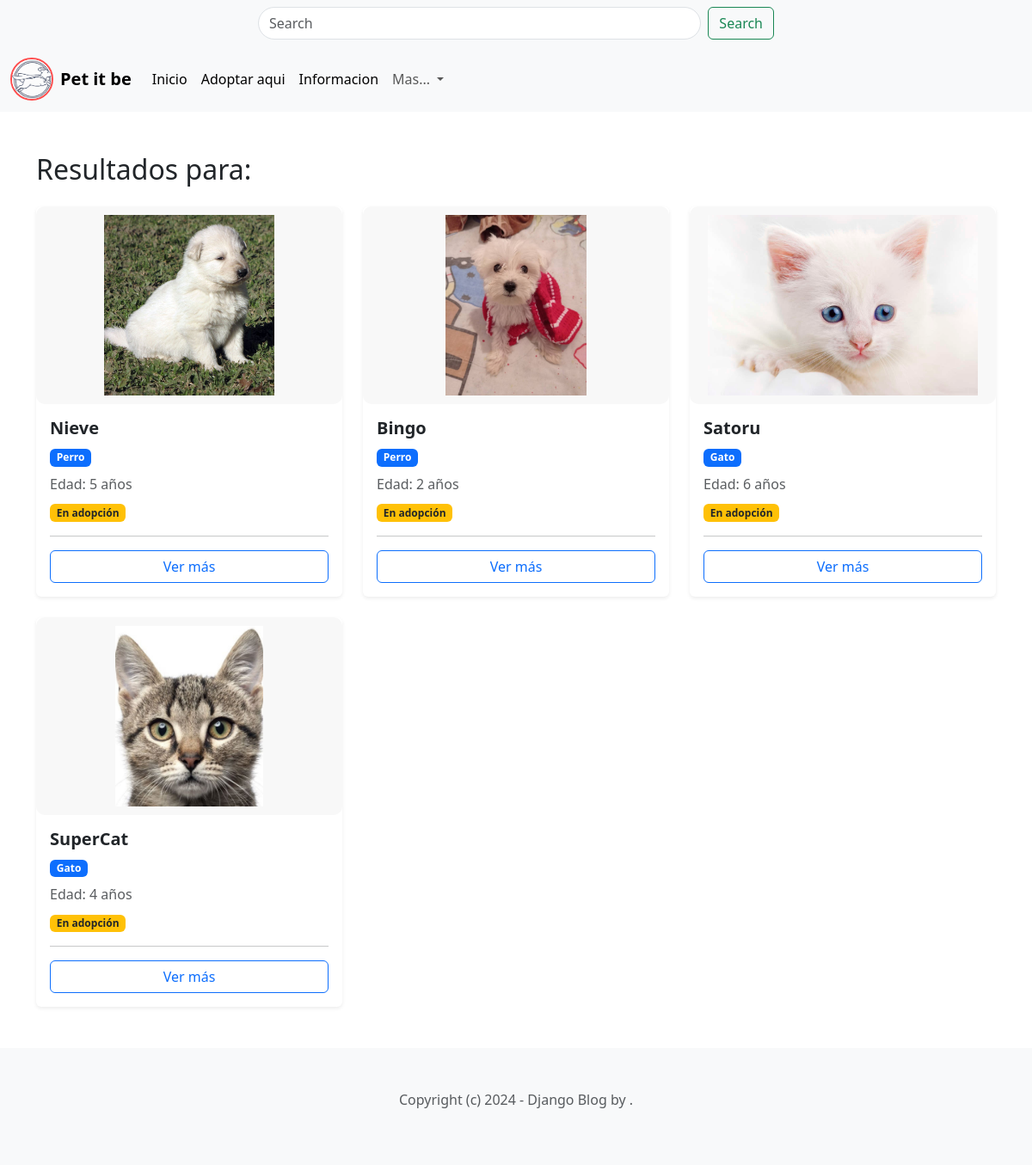
/Pets/search/, run on the app's committed database.
### Pets/models.py (models this page shows, shortened)
class Pet(models.Model):
    ADOPTADO = 'adoptado'
    EN_ADOPCION = 'en_adopcion'
    STATUS = {
        (ADOPTADO, 'Adoptado'),
        (EN_ADOPCION, 'En adopcion')
    }
    especie = models.ForeignKey(Especie, related_name='pets' , on_delete=models.CASCADE)
    name = models.CharField(max_length=50)
    slug = models.SlugField()
    descripcion = models.TextField()
    image = models.ImageField(upload_to='mascotas', blank=True, null=True)
    edad = models.PositiveIntegerField()
    likes = models.PositiveIntegerField(default=0)
    status = models.CharField(max_length=20, choices=STATUS, default=EN_ADOPCION)
    creado_por = models.ForeignKey(User, related_name='pets' , on_delete=models.CASCADE)
    public = models.DateTimeField(auto_now_add=True)
    updated_at = models.DateTimeField(auto_now=True)

class Especie(models.Model):
    tipo = models.IntegerField(choices=tipo_animales)
    slug = models.SlugField()
    class Meta:
        ordering = ('tipo',)
        verbose_name_plural = 'razas'

### Pets/views.py (the view)
# urls.py: path('search/', views.search, name='search'),
def search(request):
    query = request.GET.get('query', '')
    pets = Pet.objects.filter(status=Pet.EN_ADOPCION).filter(Q(name__icontains = query) | Q(especie__slug__icontains=query) )
    context = {
        'query':query,
        'pets': pets
    }
    return render(request, 'pets/search.html', context)

### Pets/templates/pets/search.html (shortened to what this page needs)
{% extends 'pets/base.html' %}
{% load static %}
{% block content %}
<link rel="stylesheet" href="{% static 'css/search.css' %}">
<div class="container my-5">
    <h2 class="mb-4">
        Resultados para:
    </h2>
    {% if pets %}
        <div class="row g-4">
            {% for pet in pets %}
                <div class="col-md-4">
                    <div class="card shadow-sm border-0">
                        {% if pet.image %}
                            <img src="{{ pet.image.url }}" class="pet-card-img img-fluid" alt="{{ pet.name }}">
                        {% else %}
                            <img src="{% static 'img/noimage.png' %}" class="pet-card-img img-fluid" alt="Sin imagen">
                        {% endif %}
                        <div class="card-body">
                            <h5 class="card-title fw-bold mb-2">{{ pet.name }}</h5>
                            <span class="badge bg-primary mb-2">
                                {{ pet.especie.get_tipo_display }}
                            </span>
                            <p class="text-muted mb-2">
                                Edad: {{ pet.edad }} año{{ pet.edad|pluralize }}
                            </p>
                            {% if pet.status == 'en_adopcion' %}
                                <span class="badge bg-warning text-dark">En adopción</span>
                            {% else %}
                                <span class="badge bg-success">Adoptado</span>
                            {% endif %}
                            <hr>
                            <a href="{% url 'adopt_me' pk=pet.pk %}" class="btn btn-outline-primary w-100">
                                Ver más
                            </a>
                        </div>
                    </div>
                </div>
            {% endfor %}
        </div>
    {% else %}
        <div class="alert alert-info mt-4">
            No se encontraron mascotas que coincidan con <strong>{{ query }}</strong>.
        </div>
    {% endif %}
</div>
{% endblock %}

### static/css/search.css (style rules this page uses)
.pet-card-img { width: 100%; height: 230px; object-fit: contain; background-color: #f8f8f8; padding: 10px; border-radius: 10px; }

### data on the page
Pet: image (picture), name "Nieve", especie.tipo "Perro", edad "5", status "En adopción"
Pet: image (picture), name "Bingo", especie.tipo "Perro", edad "2", status "En adopción"
Pet: image (picture), name "Satoru", especie.tipo "Gato", edad "6", status "En adopción"
Pet: image (picture), name "SuperCat", especie.tipo "Gato", edad "4", status "En adopción"
